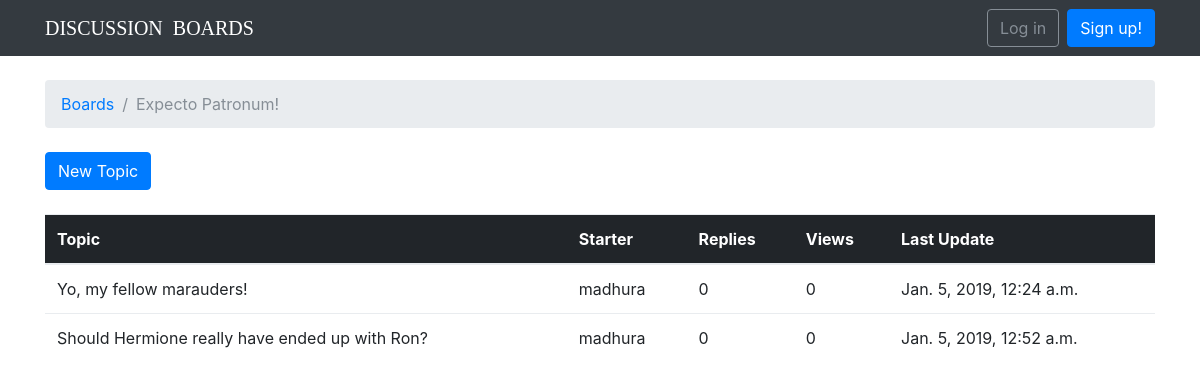
The app's page /boards/4/ with its own data.
### boards/models.py (models this page shows, shortened)
class Board(models.Model):
	name = models.CharField(max_length=30, unique=True)
	description = models.CharField(max_length=150)

class Topic(models.Model):
	subject = models.CharField(max_length=200)
	last_updated = models.DateTimeField(auto_now_add=True)
	board = models.ForeignKey(Board, related_name='topics', on_delete=models.CASCADE)
	starter = models.ForeignKey(User, related_name='topics', on_delete=models.PROTECT)

### boards/views.py (the view)
# urls.py: url(r'^boards/(?P<pk>\d+)/$', boards_views.board_topics, name='board_topics'),
def board_topics(request, pk):
	board = get_object_or_404(Board, pk=pk)
	return render(request, 'topics.html', {'board': board})

### templates/topics.html (shortened to what this page needs)
{% extends 'base.html' %}
{% block breadcrumb %}
<li class="breadcrumb-item"><a href="{% url 'home' %}">Boards</a></li>
<li class="breadcrumb-item active">{{ board.name }}</li>
{% endblock %}
{% block content %}
        <div class="mb-4">
        	<a href="{% url 'new_topic' board.pk %}" class="btn btn-primary">New Topic</a>
        </div>
		<table class="table">
			<thead class="thead-inverse">
			<tr>
				<th>Topic</th>
				<th>Starter</th>
				<th>Replies</th>
				<th>Views</th>
				<th>Last Update</th>
			</tr>
		    </thead>
		    <tbody>
		    	{% for topic in board.topics.all %}
		    	  <tr>
		    	  	<td> {{ topic.subject }} </td>
		    	  	<td> {{ topic.starter.username }} </td>
		    	  	<td class="align-middle">0</td>
		    	  	<td class="align-middle">0</td>
		    	  	<td> {{ topic.last_updated }} </td>
		    	  </tr>
		    	{% endfor %}
		    </tbody>
		</table>
{% endblock %}

### records on screen
Board: name "Expecto Patronum!"
Topic: subject "Yo, my fellow marauders!", starter.username "madhura", last_updated "Jan. 5, 2019, 12:24 a.m."
Topic: subject "Should Hermione really have ended up with Ron?", starter.username "madhura", last_updated "Jan. 5, 2019, 12:52 a.m."
